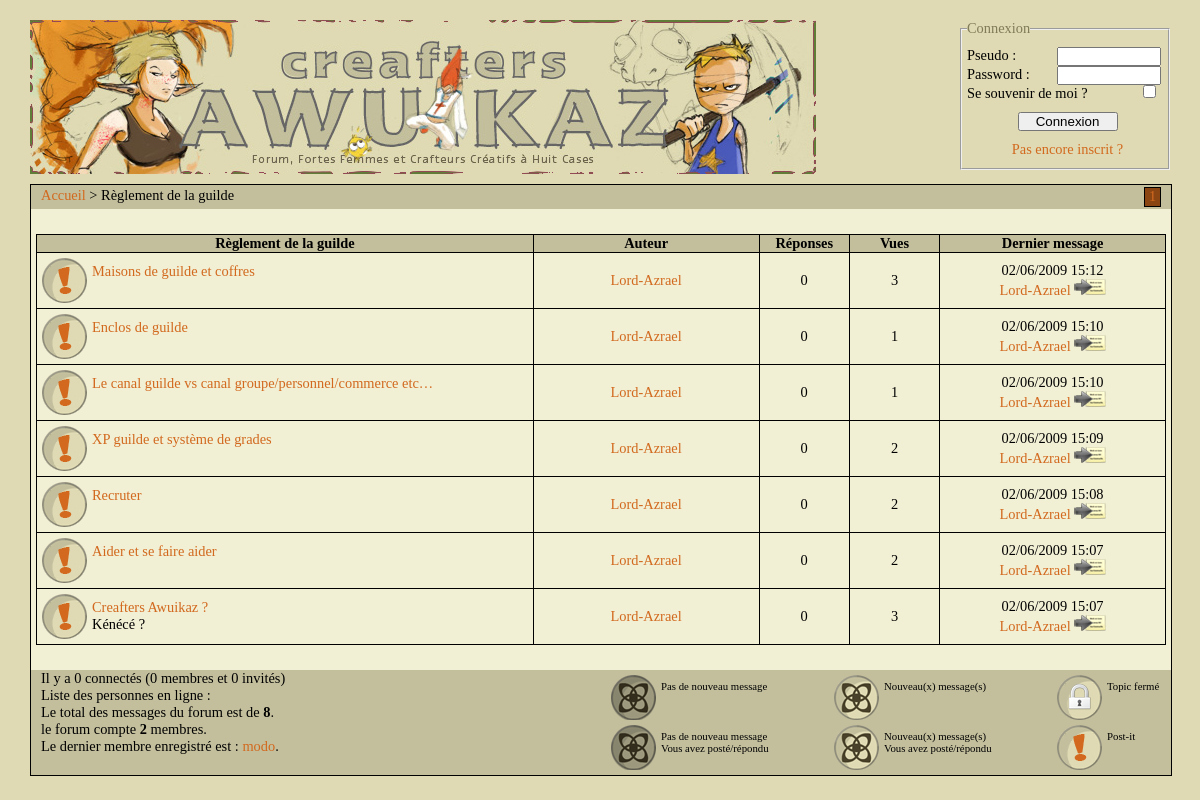
Screenshot of /?page=vf&f=2 with the database file from the repository.
### tables this page shows
CREATE TABLE IF NOT EXISTS `forum` (
  `forum_id` int(11) NOT NULL auto_increment,
  `forum_cat_id` mediumint(8) NOT NULL,
  `forum_name` varchar(50) NOT NULL,
  `forum_desc` text NOT NULL,
  `forum_ordre` mediumint(8) NOT NULL,
  `forum_last_post_id` int(11) NOT NULL,
  `forum_topic` mediumint(8) NOT NULL,
  `forum_post` mediumint(8) NOT NULL,
  `auth_view` tinyint(4) NOT NULL default '1',
  `auth_post` tinyint(4) NOT NULL default '2',
  `auth_topic` tinyint(4) NOT NULL default '2',
  `auth_annonce` tinyint(4) NOT NULL default '5',
  `auth_modo` tinyint(4) NOT NULL default '5',
  `auth_sondage` int(11) NOT NULL default '3',
  PRIMARY KEY  (`forum_id`)
);

CREATE TABLE IF NOT EXISTS `topic` (
  `topic_id` int(11) NOT NULL auto_increment,
  `forum_id` int(11) NOT NULL,
  `topic_titre` char(100) NOT NULL,
  `topic_createur` int(11) NOT NULL,
  `topic_vu` mediumint(8) NOT NULL,
  `topic_time` int(11) NOT NULL,
  `topic_genre` varchar(30) NOT NULL,
  `topic_last_post` int(11) NOT NULL,
  `topic_first_post` int(11) NOT NULL,
  `topic_post` mediumint(8) NOT NULL,
  `topic_locked` enum('0','1') NOT NULL,
  `topic_desc` text NOT NULL,
  `topic_cloture` int(11) NOT NULL default '0',
  PRIMARY KEY  (`topic_id`),
  UNIQUE KEY `topic_last_post` (`topic_last_post`)
);

CREATE TABLE IF NOT EXISTS `membres` (
  `membre_id` int(11) NOT NULL auto_increment,
  `membre_pseudo` varchar(50) NOT NULL,
  `membre_mdp` varchar(32) NOT NULL,
  `membre_email` varchar(100) NOT NULL,
  `membre_msn` varchar(100) NOT NULL,
  `membre_siteweb` varchar(100) NOT NULL,
  `membre_avatar` varchar(100) NOT NULL,
  `membre_signature` varchar(250) NOT NULL,
  `membre_localisation` varchar(100) NOT NULL,
  `membre_inscrit` int(11) NOT NULL,
  `membre_derniere_visite` int(11) NOT NULL,
  `membre_rang` tinyint(4) NOT NULL default '2',
  `membre_post` int(11) NOT NULL,
  `membre_verif` int(11) NOT NULL default '0',
  `membre_code` int(11) NOT NULL default '0',
  `membre_occup` varchar(100) NOT NULL,
  `membre_email_visible` int(11) NOT NULL default '0',
  PRIMARY KEY  (`membre_id`)
);

CREATE TABLE IF NOT EXISTS `post` (
  `post_id` int(11) NOT NULL auto_increment,
  `post_createur` int(11) NOT NULL,
  `post_texte` text NOT NULL,
  `post_time` int(11) NOT NULL,
  `topic_id` int(11) NOT NULL,
  `post_forum_id` int(11) NOT NULL,
  PRIMARY KEY  (`post_id`)
);

### voir_forum.php (the view, shortened to what the rows shown need)
<?php
$action = ((isset($_GET['action']))? stripslashes(htmlspecialchars($_GET['action'])): '');
switch($action)
{
                    ?>
                    <?php
    default:
        $forum = ((isset($_GET['f']))? intval($_GET['f']): 0);
        $query = 'SELECT forum_name,
                        forum_topic,
                        auth_view,
                        auth_topic,
                        auth_sondage
                            FROM forum
                            WHERE forum_id = "'.$forum.'"';
        $result = mysql_query($query) or die (mysql_error());
        if (mysql_num_rows($result) != 0)
        {
            $data = mysql_fetch_assoc($result);
            if (verif_auth($data['auth_view']))
            {
                $query = 'SELECT *
                            FROM config';
                $config = mysql_query($query) or die(mysql_error());
                while ($dataConfig = mysql_fetch_assoc($config))
                {
                    if ($dataConfig['config_nom'] == 'topic_par_page')
                        $messageParPage = $dataConfig['config_valeur'];
                }
                if (!isset($_GET['index']))
                    $message=0;
                else
                    $message=$messageParPage*($_GET['index']-1);
                $select = '';
                $join = '';
                $query = 'SELECT topic.topic_id,
                                topic_titre,
                                topic_desc,
                                topic_createur,
                                topic_vu,
                                topic_post,
                                topic_time,
                                topic_last_post,
                                topic_genre,
                                Mb.membre_pseudo AS membre_pseudo_createur,
                                post_createur,
                                post_time,
                                post_id,
                                Ma.membre_pseudo AS membre_pseudo_last_posteur
                                '.$select.'
                                    FROM topic
                                    LEFT JOIN membres Mb ON Mb.membre_id = topic.topic_createur
                                    LEFT JOIN post ON topic.topic_last_post = post.post_id
                                    LEFT JOIN membres Ma ON Ma.membre_id = post.post_createuR
                                    '.$join.'
                                    WHERE topic.forum_id = "'.$forum.'"
                                    AND topic_genre = "PostIt"
                                    ORDER BY topic_last_post DESC
                                    LIMIT '.$message.', '.$messageParPage.'';
                $result = mysql_query($query) or die (mysql_error());
                $nbPostIt = mysql_num_rows($result);
                $nbPost = 0;
                if ($nbPostIt < $messageParPage)
                {
                    $query = 'SELECT topic.topic_id,
                                    topic_titre,
                                    topic_desc,
                                    topic_createur,
                                    topic_vu,
                                    topic_post,
                                    topic_time,
                                    topic_last_post,
                                    topic_genre,
                                    topic_locked,
                                    Mb.membre_pseudo AS membre_pseudo_createur,
                                    post_createur,
                                    post_time,
                                    post_id,
                                    Ma.membre_pseudo AS membre_pseudo_last_posteur
                                    '.$select.'
                                        FROM topic
                                        LEFT JOIN membres Mb ON Mb.membre_id = topic.topic_createur
                                        LEFT JOIN post ON topic.topic_last_post = post.post_id
                                        LEFT JOIN membres Ma ON Ma.membre_id = post.post_createuR
                                        '.$join.'
                                        WHERE topic.forum_id = "'.$forum.'"
                                        AND topic_genre = "Message"
                                        OR topic.forum_id = "'.$forum.'"
                                        AND topic_genre = "Sondage"
                                        ORDER BY topic_last_post DESC
                                        LIMIT '.$message.', '.($messageParPage-$nbPostIt).'';
                    $result2 = mysql_query($query) or die (mysql_error());
                    $nbPost = mysql_num_rows($result2);
                }
                if (($nbPostIt+$nbPost) > 0)
                {
                    ?>
                        <table>
                            <tr>
                                <th><?php echo stripslashes(htmlspecialchars($data['forum_name'])); ?></th>
                                <th class="auteur" >Auteur</th>
                                <th class="nombrereponses" >Réponses</th>
                                <th class="nombrevues" >Vues</th>
                                <th class="derniermessage" >Dernier message</th>
                            </tr>
                    <?php
                    while ($data = mysql_fetch_assoc($result))
                    {
                        echo '<tr>';
                        echo '<td class="forum" ><img src="./images/postit.png" alt="Post-It" class="left"/>';
                        echo '<div><a href="?page=vt&t='.$data['topic_id'].'" title="commencé le '.date('d/m/y à H:i',$data['topic_time']).'">'.stripslashes(htmlspecialchars($data['topic_titre'])).'</a><br/>';
                        echo stripslashes(htmlspecialchars($data['topic_desc'])).'</div></td>';
                        echo '<td class="auteur" ><a href="?page=vp&m='.$data['topic_createur'].'&action=consulter">'.stripslashes(htmlspecialchars($data['membre_pseudo_createur'])).'</a></td>';
                        echo '<td class="nombrereponses" >'.$data['topic_post'].'</td>';
                        echo '<td class="nombrevues" >'.$data['topic_vu'].'</td>';
                        $nbr_post = $data['topic_post'] +1;
                        $page = ceil($nbr_post / $messageParPage);
                        echo '<td class="derniermessage" >'.date('d/m/Y H:i',$data['post_time']).'<br/>';
                        echo '<a href="?page=vp&m='.$data['post_createur'].'&action=consulter">'.stripslashes(htmlspecialchars($data['membre_pseudo_last_posteur'])).'</a>';
                        echo '<a href="?page=vt&t='.$data['topic_id'].'&index='.$page.'"><img src="./images/go.png" alt="go" /></a></td>';
                        echo '</tr>';
                    }
                    echo '</table>';
                }
                else
                {
                    echo'<p>Ce forum ne contient aucun sujet actuellement</p>';
                }
            }
            else
            {
                echo 'Vous n\'avez pas accès à ce forum !';
            }
        }
        else
        {
            echo '<p>Erreur! Le forum que vous essayez de visiter n\'existe pas</p>';
        }
        break;
}
?>

### displayManager.php (shortened to what the rows shown need)
<!DOCTYPE html PUBLIC "-//W3C//DTD XHTML 1.0 Strict//EN" "http://www.w3.org/TR/xhtml1/DTD/xhtml1-strict.dtd">
<html xmlns="http://www.w3.org/1999/xhtml" xml:lang="fr" >
    <head>
        <link rel="stylesheet" media="screen" type="text/css" title="Design" href="./css/design.css" />
    </head>
    <body>
        <div id="page" >
<?php
$page = ((isset($_GET['page']))? stripslashes(htmlspecialchars($_GET['page'])): 'accueil');
    ?>
    <?php
echo '<div id="corps">';
include ('fildarianne.php');
echo '<div id="corps_forum">';
switch ($page)
{
    case 'vf':
        include("voir_forum.php");
        break;
}
echo '</div>';
$query = 'SELECT count(post_id) AS nbMessages
            FROM post';
$result = mysql_query($query) or die (mysql_error());
$data = mysql_fetch_assoc($result);
$nbMessage = $data['nbMessages'];
$query = 'SELECT count(membre_id) AS nbMembres
                    FROM membres';
$result = mysql_query($query) or die (mysql_error());
$data = mysql_fetch_assoc($result);
$nbMembres = $data['nbMembres'];
$query = "SELECT membre_pseudo,
                membre_id
                    FROM membres
                    ORDER BY membre_id DESC
                    LIMIT 0, 1";
$result = mysql_query($query) or die (mysql_error());
$data = mysql_fetch_assoc($result);
$derniermembre = stripslashes(htmlspecialchars($data['membre_pseudo']));
$query = 'SELECT COUNT(*) AS nbr_visiteurs
            FROM whosonline
            WHERE online_id = 0';
$result = mysql_query($query) or die (mysql_error());
$count_visiteurs = mysql_result($result,0);
$query = 'SELECT membre_id,
                membre_pseudo
                    FROM whosonline
                    LEFT JOIN membres ON membre_id = online_id
                    WHERE online_time > '.TIME_MAX;
$result = mysql_query($query) or die (mysql_error());
$count_membres = mysql_num_rows($result);
$count_online = $count_visiteurs + $count_membres;
?>
            <div id="footer" >
<?php
echo '<p>Il y a '.$count_online.' connectés ('.$count_membres.' membres et '.$count_visiteurs.' invités)<br/>';
echo 'Liste des personnes en ligne : ';
while ($data = mysql_fetch_assoc($result))
{
    echo '<a href="?page=vp&m='.$data['membre_id'].'&action=consulter">'.stripslashes(htmlspecialchars($data['membre_pseudo'])).'</a> ';
}
echo '<br/>';
echo 'Le total des messages du forum est de <strong>'.$nbMessage.'</strong>.<br/>';
echo 'le forum compte <strong>'.$nbMembres.'</strong> membres.<br/>';
echo 'Le dernier membre enregistré est : <a href="?page=vp&m='.$data['membre_id'].'&action=consulter">'.$derniermembre.'</a>.</p>';
?>
            </div>
        </div>
    </body>
</html>

### fildarianne.php (shortened to what the rows shown need)
<?php
echo '<div id="navigation" >';
echo '<p class="left" >';
if ($page == 'accueil')
    echo 'Accueil';
else
    echo '<a href="index.php" >Accueil</a>';
switch ($page)
{
    case 'vf':
        if (isset($_GET['f']))
        {
            $query = 'SELECT forum_name,
                            forum_topic
                        FROM forum
                        WHERE forum_id = "'.intval($_GET['f']).'"';
            $result = mysql_query($query) or die (mysql_error());
            if ($data = mysql_fetch_assoc($result))
            {
                if (isset($_GET['action']))
                {
                    echo ' > <a href="?page='.$page.'&f='.$_GET['f'].'" >'.stripslashes(htmlspecialchars($data['forum_name'])).'</a>';
                    switch ($_GET['action'])
                    {
                        case 'nouveau_topic':
                            echo ' > Créer un nouveau topic';
                            break;
                        case 'nouveau_sondage':
                             echo ' > Créer un nouveau sondage';
                            break;
                    }
					echo '</p>';
                }
                else
                {
                    echo ' > '.stripslashes(htmlspecialchars($data['forum_name'])).'</p>';
                    if (!isset($_GET['index']))
                        $pageActuelle=1;
                    else
                        $pageActuelle=$_GET['index'];
                    echo '<div id="index" >';
                    if ($pageActuelle!=1)
                    {
                        $pagePrec=$pageActuelle-1;
                        echo '<a href="?page='.$page.'&t='.$_GET['t'].'&index='.$pagePrec.' title="page précédante" ><</a>';
                        echo '<a href="?page='.$page.'&t='.$_GET['t'].'&index=1" title="première page" >1</a>';
                    }
                    else
                    {
                        echo '<div>1</div>';
                    }
					echo '</div>';
                }
            }
        }
        break;
}
echo '</div>';
?>

### rows the page displays
forum: forum_name "Règlement de la guilde"
topic: topic_titre "Maisons de guilde et coffres", membres.membre_pseudo "Lord-Azrael", topic_post "0", topic_vu "3", post.post_time "02/06/2009 15:12"
topic: topic_titre "Enclos de guilde", membres.membre_pseudo "Lord-Azrael", topic_post "0", topic_vu "1", post.post_time "02/06/2009 15:10"
topic: topic_titre "Le canal guilde vs canal groupe/personnel/commerce etc…", membres.membre_pseudo "Lord-Azrael", topic_post "0", topic_vu "1", post.post_time "02/06/2009 15:10"
topic: topic_titre "XP guilde et système de grades", membres.membre_pseudo "Lord-Azrael", topic_post "0", topic_vu "2", post.post_time "02/06/2009 15:09"
topic: topic_titre "Recruter", membres.membre_pseudo "Lord-Azrael", topic_post "0", topic_vu "2", post.post_time "02/06/2009 15:08"
topic: topic_titre "Aider et se faire aider", membres.membre_pseudo "Lord-Azrael", topic_post "0", topic_vu "2", post.post_time "02/06/2009 15:07"
topic: topic_titre "Creafters Awuikaz ?", topic_desc "Kénécé ?", membres.membre_pseudo "Lord-Azrael", topic_post "0", topic_vu "3", post.post_time "02/06/2009 15:07"
membres: membre_pseudo "modo"

### other values shown
$count_online "0"
$count_membres "0"
$count_visiteurs "0"
$nbMessage "8"
$nbMembres "2"
